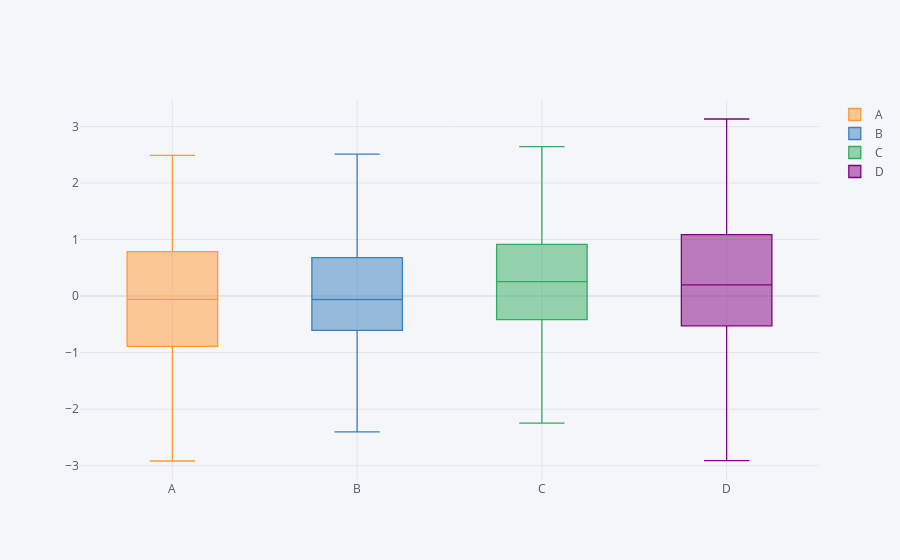

Write notebook code for a chart like this one.
### Code cell
# Box Plots

df.iplot(kind='box')
